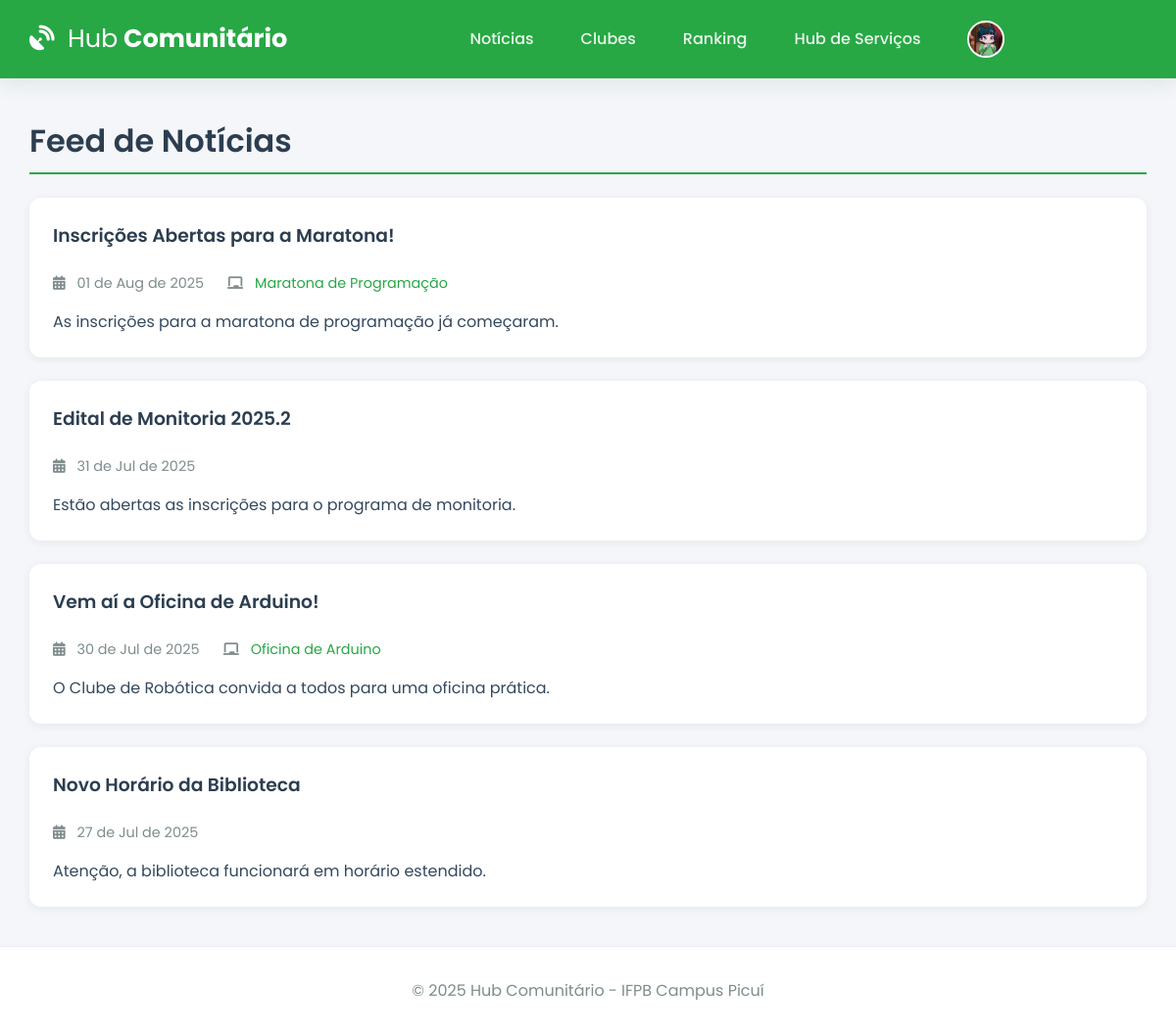
The page /noticias (signed in) on the database its author committed.
### tables this page shows
CREATE TABLE user (
    id INTEGER PRIMARY KEY AUTOINCREMENT,
    email TEXT UNIQUE NOT NULL,
    username TEXT UNIQUE NOT NULL,
    password_hash TEXT NOT NULL,
    image_file TEXT NOT NULL DEFAULT 'default.jpg'
);

CREATE TABLE noticia (
    id INTEGER PRIMARY KEY AUTOINCREMENT,
    titulo TEXT NOT NULL,
    conteudo TEXT NOT NULL,
    data_publicacao TEXT NOT NULL,
    evento_id INTEGER,
    FOREIGN KEY (evento_id) REFERENCES evento (id)
);

CREATE TABLE evento (
    id INTEGER PRIMARY KEY AUTOINCREMENT,
    titulo TEXT NOT NULL,
    descricao TEXT NOT NULL,
    vagas INTEGER NOT NULL,
    data_evento TEXT NOT NULL, -- Usamos TEXT para DATETIME para simplificar com SQLite
    clube_id INTEGER NOT NULL,
    FOREIGN KEY (clube_id) REFERENCES clube (id)
);

### app.py (the view)
@app.route('/noticias')
@login_required
def noticias():
    query = "SELECT n.*, e.titulo as evento_titulo FROM noticia n LEFT JOIN evento e ON n.evento_id = e.id ORDER BY n.data_publicacao DESC"
    todas_noticias = get_db().execute(query).fetchall()
    return render_template('noticias.html', noticias=todas_noticias)

### app.py (called while the page is built)
def get_db():
    if 'db' not in g:
        g.db = sqlite3.connect(app.config['DATABASE'], detect_types=sqlite3.PARSE_DECLTYPES)
        g.db.row_factory = sqlite3.Row
    return g.db

@app.context_processor
def inject_global_vars():
    return dict(g=g, current_year=datetime.now(timezone.utc).year, timedelta=timedelta)

@app.template_filter('format_date_full')
def format_date_full_filter(s):
    if not s: return ""
    try: return datetime.fromisoformat(s).strftime('%d de %b de %Y')
    except: return s

@app.before_request
def load_logged_in_user():
    user_id = session.get('user_id')
    g.user = get_db().execute('SELECT * FROM user WHERE id = ?', (user_id,)).fetchone() if user_id else None
    if user_id and g.user is None: session.clear()

def login_required(f):
    @wraps(f)
    def decorated_function(*args, **kwargs):
        if g.user is None:
            flash('Você precisa fazer login para acessar esta página.', 'warning')
            return redirect(url_for('login'))
        return f(*args, **kwargs)
    return decorated_function

### templates/noticias.html (shortened to what this page needs)
{% extends 'base.html' %}
{% block content %}
    <h1 class="page-header">Feed de Notícias</h1>
    <div class="news-feed">
        {% for noticia in noticias %}
            <div class="card news-card">
                <div class="card-body">
                    <h3>{{ noticia.titulo }}</h3>
                    <div class="news-meta">
                        <span><i class="fas fa-calendar-alt"></i> {{ noticia.data_publicacao | format_date_full }}</span>
                        {% if noticia.evento_id %}
                        <span><i class="fas fa-chalkboard"></i> <a href="{{ url_for('detalhe_evento', evento_id=noticia.evento_id) }}">{{ noticia.evento_titulo }}</a></span>
                        {% endif %}
                    </div>
                    <p>{{ noticia.conteudo }}</p>
                </div>
            </div>
        {% else %}
            <div class="card empty-state">
                <p>Nenhuma notícia publicada ainda. Volte em breve!</p>
            </div>
        {% endfor %}
    </div>
{% endblock %}

### templates/base.html (shortened to what this page needs)
<!DOCTYPE html>
<html lang="pt-br">
<head>
    <link rel="stylesheet" href="https://cdnjs.cloudflare.com/ajax/libs/font-awesome/6.5.2/css/all.min.css" xintegrity="sha512-SnH5WK+bZxgPHs44uWIX+LLJAJ9/2PkPKZ5QiAj6Ta86w+fsb2TkcmfRyVX3pBnMFcV7oQPJkl9QevSCWr3W6A==" />
    <link rel="stylesheet" href="{{ url_for('static', filename='css/style.css') }}">
</head>
<body>
    <header class="header">
        <div class="container">
            <nav class="navbar">
                <a class="navbar-brand" href="{{ url_for('index') }}">
                    <i class="fas fa-satellite-dish"></i> <strong>Hub</strong> Comunitário
                </a>
                <div class="nav-links" id="nav-links">
                    {% if g.user %}
                        <a class="nav-item" href="{{ url_for('noticias') }}">Notícias</a>
                        <a class="nav-item" href="{{ url_for('clubes') }}">Clubes</a>
                        <a class="nav-item" href="{{ url_for('ranking') }}">Ranking</a>
                        <a class="nav-item" href="{{ url_for('hub_servicos') }}">Hub de Serviços</a>
                        <div class="nav-item user-menu">
                             <a class="user-menu-trigger" href="#">
                                 <img src="{{ url_for('static', filename='profile_pics/' + g.user['image_file']) }}" class="nav-profile-image">
                                 <span>{{ g.user['username'] }}</span> <i class="fas fa-chevron-down dropdown-icon"></i>
                             </a>
                        </div>
                    {% else %}
                        <a href="{{ url_for('login') }}" class="nav-item">Entrar</a>
                        <a href="{{ url_for('register') }}" class="nav-item btn btn-outline">Registar</a>
                    {% endif %}
                </div>
            </nav>
        </div>
    </header>
    <main class="container">
        {% block content %}{% endblock %}
    </main>
    <footer class="footer">
        <p>&copy; {{ current_year }} Hub Comunitário - IFPB Campus Picuí</p>
    </footer>
</body>
</html>

### static/css/style.css (style rules this page uses)
:root { --ifpb-green: #28a745; --ifpb-green-dark: #218838; --dark-blue: #2c3e50; --light-gray: #ecf0f1; --medium-gray: #bdc3c7; --text-color: #34495e; --light-text: #7f8c8d; --background-color: #f4f6f9; --surface-color: #ffffff; --border-color: #e9ecef; --font-family-base: 'Poppins', sans-serif; --shadow-sm: 0 2px 8px rgba(44, 62, 80, 0.07); --shadow-md: 0 5px 20px rgba(44, 62, 80, 0.1); --border-radius: 12px; }
* { box-sizing: border-box; margin: 0; padding: 0; }
html { height: 100%; }
body { font-family: var(--font-family-base); background-color: var(--background-color); color: var(--text-color); display: flex; flex-direction: column; min-height: 100%; }
.container { width: 95%; max-width: 1200px; margin: 0 auto; }
main.container { flex-grow: 1; padding-top: 2.5rem; padding-bottom: 2.5rem; }
h1, h2, h3, h4 { font-weight: 600; color: var(--dark-blue); margin-bottom: 1.5rem; }
a { color: var(--ifpb-green); text-decoration: none; transition: color 0.2s; }
.header { background-color: var(--ifpb-green); padding: 0.8rem 0; box-shadow: var(--shadow-md); position: sticky; top: 0; z-index: 1000; }
.navbar { display: flex; justify-content: space-between; align-items: center; }
.navbar-brand { font-weight: 700; font-size: 1.6rem; color: var(--surface-color); }
.navbar-brand i { margin-right: 0.5rem; }
.navbar-brand strong { font-weight: 400; }
.nav-links { display: flex; align-items: center; gap: 1rem; }
.nav-item { color: rgba(255, 255, 255, 0.9); font-weight: 500; padding: 0.5rem 1rem; border-radius: var(--border-radius); transition: background-color 0.2s; }
.nav-profile-image { width: 38px; height: 38px; border-radius: 50%; margin-right: 10px; object-fit: cover; border: 2px solid var(--surface-color); }
.user-menu { position: relative; }
.user-menu-trigger { display: flex; align-items: center; cursor: pointer; }
.user-menu-trigger .dropdown-icon { font-size: 0.8em; margin-left: 0.5rem; transition: transform 0.2s; }
.card { background-color: var(--surface-color); border-radius: var(--border-radius); box-shadow: var(--shadow-sm); transition: all 0.3s ease-in-out; display: flex; flex-direction: column; height: 100%; }
.card .card-body { padding: 1.5rem; flex-grow: 1; }
.page-header { border-bottom: 2px solid var(--ifpb-green); padding-bottom: 0.5rem; }
.news-feed { display: grid; gap: 1.5rem; }
.news-card { box-shadow: var(--shadow-sm); }
.news-meta { display: flex; flex-wrap: wrap; gap: 1.5rem; font-size: 0.9rem; color: var(--light-text); margin-bottom: 1rem; }
.news-meta i { margin-right: 0.5rem; }
.footer { padding: 2rem 0; background-color: var(--surface-color); text-align: center; margin-top: auto; border-top: 1px solid var(--border-color); }
.footer p { margin: 0; color: var(--light-text); }

### rows shown on the page
user: image_file (placeholder picture)
noticia: titulo "Inscrições Abertas para a Maratona!", data_publicacao "01 de Aug de 2025", evento_titulo "Maratona de Programação", conteudo "As inscrições para a maratona de programação já começaram."
noticia: titulo "Edital de Monitoria 2025.2", data_publicacao "31 de Jul de 2025", conteudo "Estão abertas as inscrições para o programa de monitoria."
noticia: titulo "Vem aí a Oficina de Arduino!", data_publicacao "30 de Jul de 2025", evento_titulo "Oficina de Arduino", conteudo "O Clube de Robótica convida a todos para uma oficina prática."
noticia: titulo "Novo Horário da Biblioteca", data_publicacao "27 de Jul de 2025", conteudo "Atenção, a biblioteca funcionará em horário estendido."
